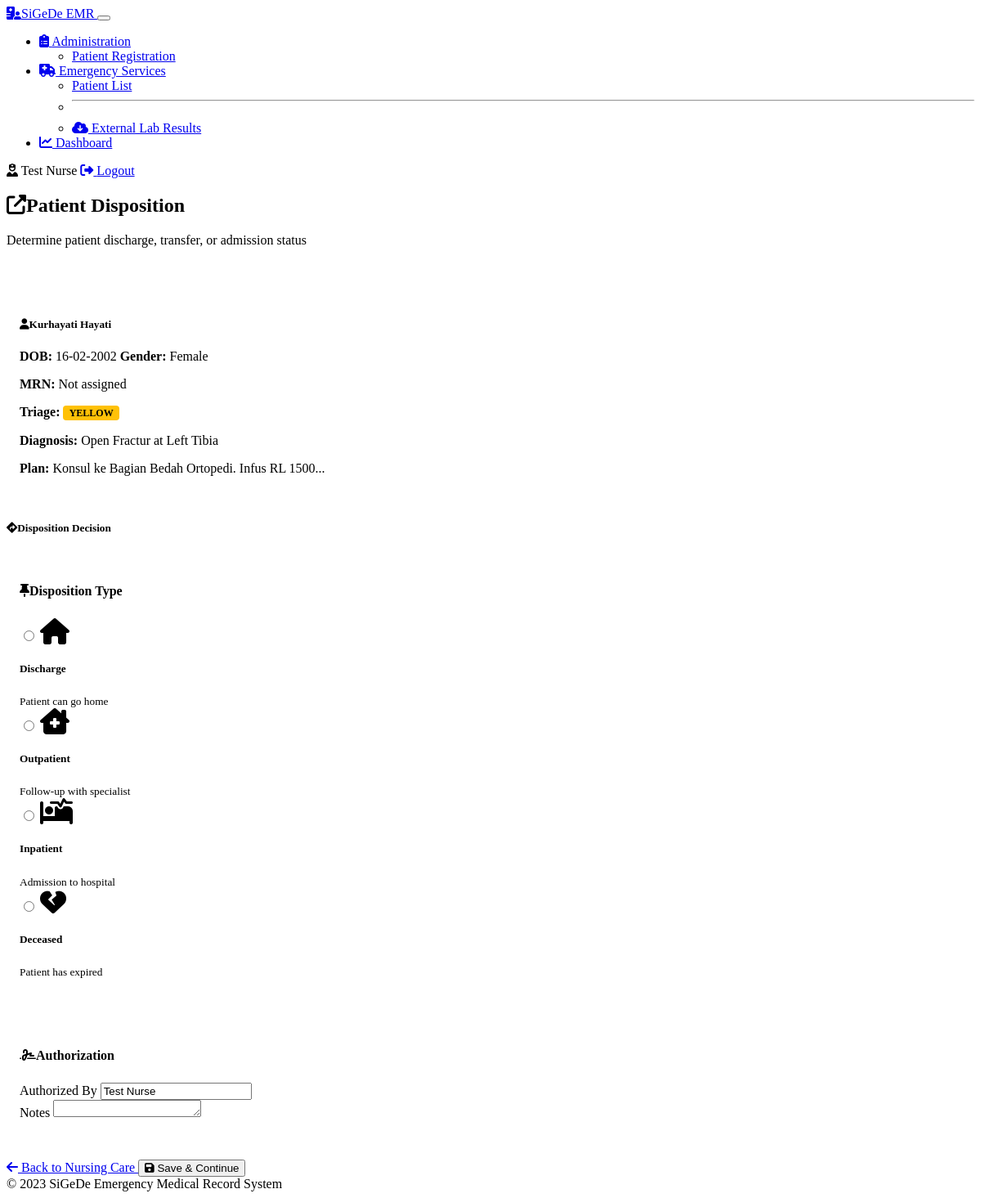
Page /transfer/disposition/7 (signed in) on the committed database.
### models.py (models this page shows, shortened)
class User(UserMixin, db.Model):
    id = db.Column(db.Integer, primary_key=True)
    username = db.Column(db.String(64), unique=True, nullable=False)
    email = db.Column(db.String(120), unique=True, nullable=False)
    password_hash = db.Column(db.String(256), nullable=False)
    full_name = db.Column(db.String(100), nullable=False)
    role = db.Column(db.String(20), default='nurse')
    created_at = db.Column(db.DateTime, default=datetime.utcnow)

class Patient(db.Model):
    id = db.Column(db.Integer, primary_key=True)
    medical_record_number = db.Column(db.String(20), unique=True, nullable=True)
    first_name = db.Column(db.String(50), nullable=False)
    last_name = db.Column(db.String(50), nullable=False)
    date_of_birth = db.Column(db.Date, nullable=False)
    gender = db.Column(db.String(10), nullable=False)
    address = db.Column(db.String(200), nullable=True)
    phone_number = db.Column(db.String(20), nullable=True)
    arrival_mode = db.Column(db.String(20), nullable=False)  # 'ambulance' or 'walk-in'
    referral_source = db.Column(db.String(100), nullable=True)  # For ambulance arrivals
    insurance_type = db.Column(db.String(50), nullable=True)
    insurance_number = db.Column(db.String(50), nullable=True)
    emergency_contact_name = db.Column(db.String(100), nullable=True)
    emergency_contact_phone = db.Column(db.String(20), nullable=True)
    created_at = db.Column(db.DateTime, default=datetime.utcnow)
    triage = db.relationship('Triage', backref='patient', uselist=False)
    nurse_assessments = db.relationship('NurseAssessment', backref='patient')
    doctor_examinations = db.relationship('DoctorExamination', backref='patient')
    lab_requests = db.relationship('LabRequest', backref='patient')
    prescriptions = db.relationship('Prescription', backref='patient')
    disposition = db.relationship('Disposition', backref='patient', uselist=False)

class Triage(db.Model):
    id = db.Column(db.Integer, primary_key=True)
    patient_id = db.Column(db.Integer, db.ForeignKey('patient.id'), nullable=False)
    category = db.Column(db.String(10), nullable=False)  # 'red', 'yellow', 'green', 'black'
    reason = db.Column(db.String(200), nullable=False)
    vital_signs = db.Column(db.JSON, nullable=True)
    triaged_by = db.Column(db.Integer, db.ForeignKey('user.id'), nullable=False)
    triaged_at = db.Column(db.DateTime, default=datetime.utcnow)
    nurse = db.relationship('User', backref='triages')

class DoctorExamination(db.Model):
    id = db.Column(db.Integer, primary_key=True)
    patient_id = db.Column(db.Integer, db.ForeignKey('patient.id'), nullable=False)
    subjective = db.Column(db.Text, nullable=True)  # Patient's reported symptoms
    objective = db.Column(db.Text, nullable=True)  # Observed findings
    assessment = db.Column(db.Text, nullable=False)  # Diagnosis
    plan = db.Column(db.Text, nullable=False)  # Treatment plan
    doctor_name = db.Column(db.String(100), nullable=False)
    requires_lab_tests = db.Column(db.Boolean, default=False)
    created_at = db.Column(db.DateTime, default=datetime.utcnow)
    updated_at = db.Column(db.DateTime, default=datetime.utcnow, onupdate=datetime.utcnow)

### routes/transfer.py (the view, shortened to what this page needs)
@transfer_bp.route('/disposition/<int:patient_id>', methods=['GET', 'POST'])
@login_required
def disposition(patient_id):
    patient = Patient.query.get_or_404(patient_id)
    doctor_exam = DoctorExamination.query.filter_by(patient_id=patient_id).first()
    if not doctor_exam:
        flash('Doctor examination must be completed before disposition', 'warning')
        return redirect(url_for('emergency.doctor_examination', patient_id=patient_id))
    existing_disposition = Disposition.query.filter_by(patient_id=patient_id).first()
    return render_template('transfer/disposition.html',
                          patient=patient,
                          disposition=existing_disposition)

### app.py (called while the page is built)
@login_manager.user_loader
def load_user(user_id):
    from models import User
    return User.query.get(int(user_id))

### templates/transfer/disposition.html (shortened to what this page needs)
{% extends "base.html" %}
{% block content %}
<div class="row">
    <div class="col-12">
        <div class="medical-header">
            <h2><i class="fas fa-external-link-alt me-2"></i>Patient Disposition</h2>
            <p class="text-muted">Determine patient discharge, transfer, or admission status</p>
        </div>
        <div class="patient-info-box mb-4">
            <div class="row">
                <div class="col-md-6">
                    <h5><i class="fas fa-user me-2"></i>{{ patient.first_name }} {{ patient.last_name }}</h5>
                    <p class="mb-1">
                        <strong>DOB:</strong> {{ patient.date_of_birth.strftime('%d-%m-%Y') }}
                        <strong>Gender:</strong> {{ patient.gender }}
                    </p>
                    <p class="mb-1">
                        <strong>MRN:</strong> {{ patient.medical_record_number or 'Not assigned' }}
                    </p>
                </div>
                <div class="col-md-6">
                    <p class="mb-1"><strong>Triage:</strong> <span class="triage-badge triage-{{ patient.triage.category }}">{{ patient.triage.category|upper }}</span></p>
                    <p class="mb-1"><strong>Diagnosis:</strong> {{ patient.doctor_examinations[0].assessment if patient.doctor_examinations else 'Not assessed' }}</p>
                    <p class="mb-1"><strong>Plan:</strong> {{ patient.doctor_examinations[0].plan|truncate(50) if patient.doctor_examinations else 'Not assessed' }}</p>
                </div>
            </div>
        </div>
        <div class="card">
            <div class="card-body">
                <h5 class="card-title mb-3"><i class="fas fa-directions me-2"></i>Disposition Decision</h5>
                <form method="POST" action="{{ url_for('transfer.disposition', patient_id=patient.id) }}">
                    <div class="form-section">
                        <h4 class="section-title"><i class="fas fa-thumbtack me-2"></i>Disposition Type</h4>
                        <div class="row mb-4">
                            <div class="col-md-3 mb-3 mb-md-0">
                                <div class="card h-100">
                                    <div class="card-body text-center">
                                        <div class="form-check">
                                            <input class="form-check-input" type="radio" name="disposition_type" id="disposition_discharge" value="discharge"  required>
                                            <label class="form-check-label" for="disposition_discharge">
                                                <i class="fas fa-home fa-2x mb-2"></i>
                                                <h5>Discharge</h5>
                                                <small class="text-muted">Patient can go home</small>
                                            </label>
                                        </div>
                                    </div>
                                </div>
                            </div>
                            <div class="col-md-3 mb-3 mb-md-0">
                                <div class="card h-100">
                                    <div class="card-body text-center">
                                        <div class="form-check">
                                            <input class="form-check-input" type="radio" name="disposition_type" id="disposition_outpatient" value="outpatient"  required>
                                            <label class="form-check-label" for="disposition_outpatient">
                                                <i class="fas fa-clinic-medical fa-2x mb-2"></i>
                                                <h5>Outpatient</h5>
                                                <small class="text-muted">Follow-up with specialist</small>
                                            </label>
                                        </div>
                                    </div>
                                </div>
                            </div>
                            <div class="col-md-3 mb-3 mb-md-0">
                                <div class="card h-100">
                                    <div class="card-body text-center">
                                        <div class="form-check">
                                            <input class="form-check-input" type="radio" name="disposition_type" id="disposition_inpatient" value="inpatient"  required>
                                            <label class="form-check-label" for="disposition_inpatient">
                                                <i class="fas fa-procedures fa-2x mb-2"></i>
                                                <h5>Inpatient</h5>
                                                <small class="text-muted">Admission to hospital</small>
                                            </label>
                                        </div>
                                    </div>
                                </div>
                            </div>
                            <div class="col-md-3 mb-3 mb-md-0">
                                <div class="card h-100">
                                    <div class="card-body text-center">
                                        <div class="form-check">
                                            <input class="form-check-input" type="radio" name="disposition_type" id="disposition_deceased" value="deceased"  required>
                                            <label class="form-check-label" for="disposition_deceased">
                                                <i class="fas fa-heart-broken fa-2x mb-2"></i>
                                                <h5>Deceased</h5>
                                                <small class="text-muted">Patient has expired</small>
                                            </label>
                                        </div>
                                    </div>
                                </div>
                            </div>
                        </div>
                    </div>
                    <div class="form-section">
                        <h4 class="section-title"><i class="fas fa-signature me-2"></i>Authorization</h4>
                        <div class="row mb-3">
                            <div class="col-md-6">
                                <label for="authorized_by" class="form-label">Authorized By</label>
                                <input type="text" class="form-control" id="authorized_by" name="authorized_by" value="{{ disposition.authorized_by if disposition else current_user.full_name }}" required>
                            </div>
                            <div class="col-md-6">
                                <label for="notes" class="form-label">Notes</label>
                                <textarea class="form-control" id="notes" name="notes" rows="1">{{ disposition.notes if disposition else '' }}</textarea>
                            </div>
                        </div>
                    </div>
                    <div class="d-grid gap-2 d-md-flex justify-content-md-end mt-4">
                        <a href="{{ url_for('emergency.nursing_care', patient_id=patient.id) }}" class="btn btn-outline-secondary me-md-2">
                            <i class="fas fa-arrow-left me-1"></i> Back to Nursing Care
                        </a>
                        <button type="submit" class="btn btn-primary">
                            <i class="fas fa-save me-1"></i> Save & Continue
                        </button>
                    </div>
                </form>
            </div>
        </div>
    </div>
</div>
{% endblock %}

### templates/base.html (shortened to what this page needs)
<!DOCTYPE html>
<html lang="en" data-bs-theme="dark">
<head>
    <link href="https://cdn.replit.com/agent/bootstrap-agent-dark-theme.min.css" rel="stylesheet">
    <link rel="stylesheet" href="https://cdnjs.cloudflare.com/ajax/libs/font-awesome/6.4.0/css/all.min.css">
    <link rel="stylesheet" href="{{ url_for('static', filename='css/custom.css') }}">
</head>
<body>
    {% if current_user.is_authenticated %}
    <nav class="navbar navbar-expand-lg navbar-dark bg-dark mb-4">
        <div class="container-fluid">
            <a class="navbar-brand" href="{{ url_for('admin.patient_registration') }}">
                <i class="fas fa-hospital-user me-2"></i>SiGeDe EMR
            </a>
            <button class="navbar-toggler" type="button" data-bs-toggle="collapse" data-bs-target="#navbarSupportedContent">
            </button>
            <div class="collapse navbar-collapse" id="navbarSupportedContent">
                <ul class="navbar-nav me-auto mb-2 mb-lg-0">
                    <li class="nav-item dropdown">
                        <a class="nav-link dropdown-toggle" href="#" id="adminDropdown" role="button" data-bs-toggle="dropdown">
                            <i class="fas fa-clipboard-list me-1"></i> Administration
                        </a>
                        <ul class="dropdown-menu">
                            <li><a class="dropdown-item" href="{{ url_for('admin.patient_registration') }}">Patient Registration</a></li>
                        </ul>
                    </li>
                    <li class="nav-item dropdown">
                        <a class="nav-link dropdown-toggle" href="#" id="emergencyDropdown" role="button" data-bs-toggle="dropdown">
                            <i class="fas fa-ambulance me-1"></i> Emergency Services
                        </a>
                        <ul class="dropdown-menu">
                            <li><a class="dropdown-item" href="{{ url_for('emergency.patient_list') }}">Patient List</a></li>
                            <li><hr class="dropdown-divider"></li>
                            <li><a class="dropdown-item" href="{{ url_for('laboratory.pending_results') }}">
                                <i class="fas fa-cloud-download-alt me-1"></i> External Lab Results
                            </a></li>
                        </ul>
                    </li>
                    <li class="nav-item">
                        <a class="nav-link" href="{{ url_for('dashboard.dashboard') }}">
                            <i class="fas fa-chart-line me-1"></i> Dashboard
                        </a>
                    </li>
                </ul>
                <div class="d-flex">
                    <span class="navbar-text me-3">
                        <i class="fas fa-user-nurse me-1"></i> {{ current_user.full_name or current_user.username }}
                    </span>
                    <a href="{{ url_for('auth.logout') }}" class="btn btn-outline-light btn-sm">
                        <i class="fas fa-sign-out-alt me-1"></i> Logout
                    </a>
                </div>
            </div>
        </div>
    </nav>
    {% endif %}
    <div class="container">
        {% block content %}{% endblock %}
    </div>
    <footer class="footer mt-5 py-3 bg-dark">
        <div class="container text-center">
            <span class="text-muted">
                &copy; 2023 SiGeDe Emergency Medical Record System
            </span>
        </div>
    </footer>
</body>
</html>

### static/css/custom.css (style rules this page uses)
.triage-yellow { background-color: #ffc107; color: black; }
.triage-badge { display: inline-block; padding: 0.25em 0.6em; font-size: 0.75em; font-weight: 700; line-height: 1; text-align: center; white-space: nowrap; vertical-align: baseline; border-radius: 0.25rem; margin-right: 0.5rem; }
.medical-header { border-bottom: 2px solid var(--bs-primary); margin-bottom: 1.5rem; padding-bottom: 0.5rem; }
.form-section { margin-bottom: 2rem; padding: 1rem; border-radius: 0.375rem; background-color: var(--bs-dark); border: 1px solid var(--bs-gray-800); }
.section-title { border-bottom: 1px solid var(--bs-gray-700); padding-bottom: 0.5rem; margin-bottom: 1rem; }
.patient-info-box { background-color: var(--bs-dark); border-left: 4px solid var(--bs-primary); padding: 1rem; margin-bottom: 1.5rem; border-radius: 0 0.375rem 0.375rem 0; }

### rows in the picture
User: full_name "Test Nurse", authorized_by "Test Nurse"
Patient: first_name "Kurhayati", last_name "Hayati", date_of_birth "16-02-2002", gender "Female", medical_record_number "Not assigned"
Triage: triage.category "YELLOW"
DoctorExamination: assessment "Open Fractur at Left Tibia", plan "Konsul ke Bagian Bedah Ortopedi. Infus RL 1500..."
